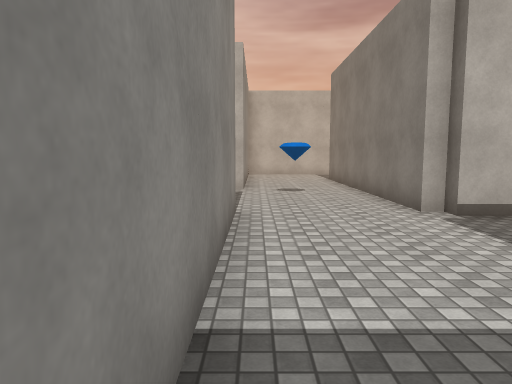
[1] (above)

24 first-person views from a walk through a 3-D level made in the Unity game engine. The camera is 1.5 m above the floor, tilts 6° down and sees 70° across. The floor is counted in squares, 1.5 m on a side. Each view is taken from the middle of a square. On the plan, view 1 faces up. The plan holds only what a view shows up to about 13 squares ahead; the rest is blank. The place goes on beyond the plan. The player character is not drawn. Surface patterns are stand-ins for the level's own textures.

[2]
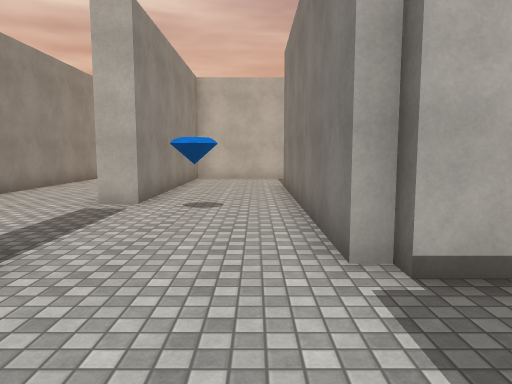

[3]
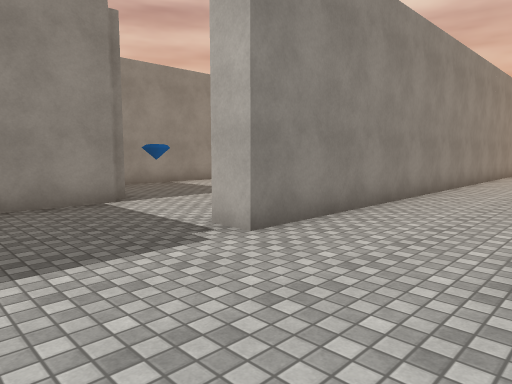

[4]
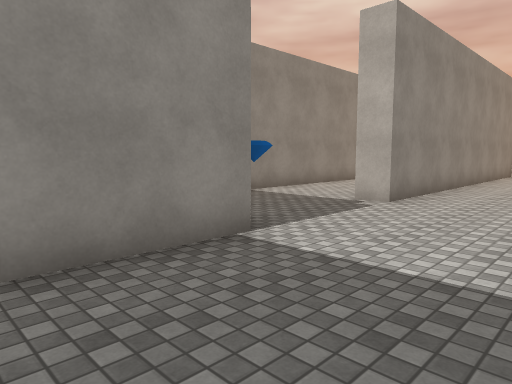

[5]
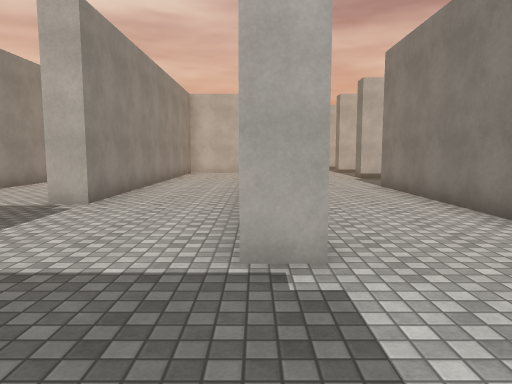

[6]
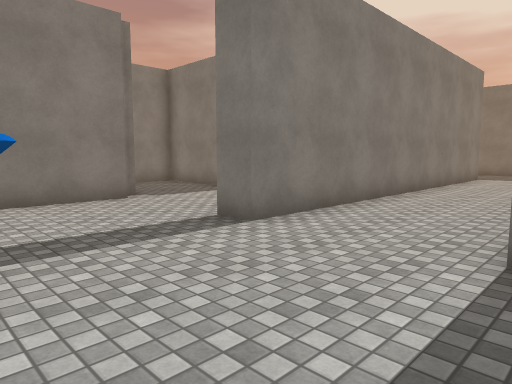

[7]
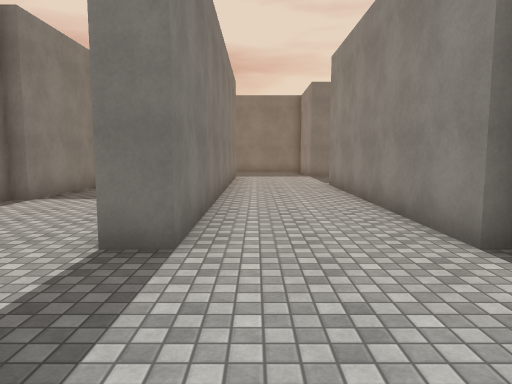

[8]
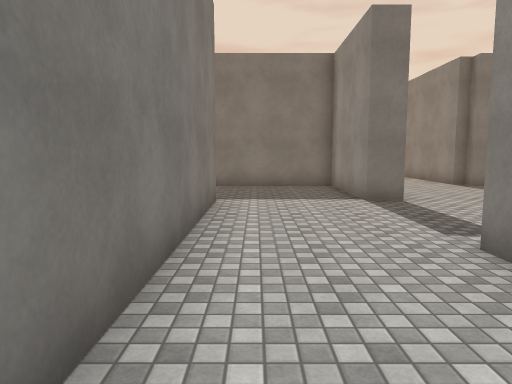

[9]
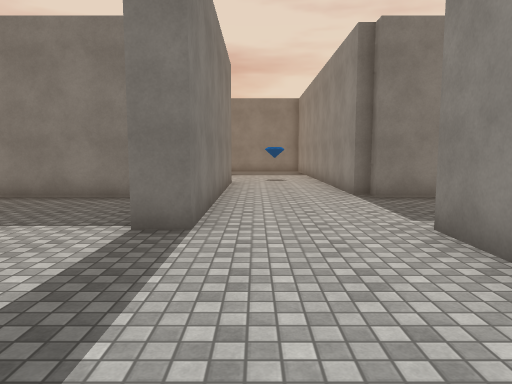

[10]
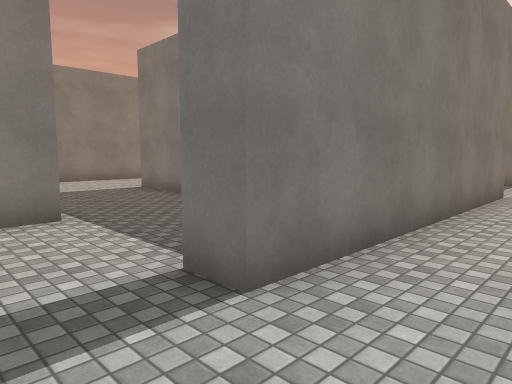

[11]
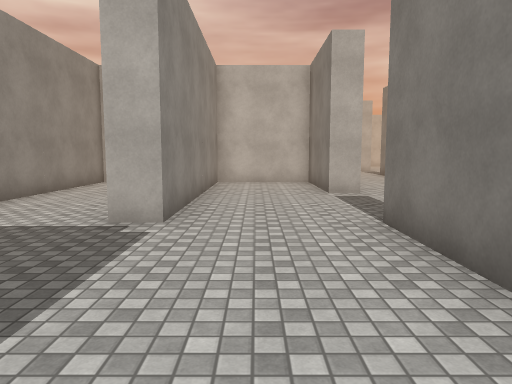

[12]
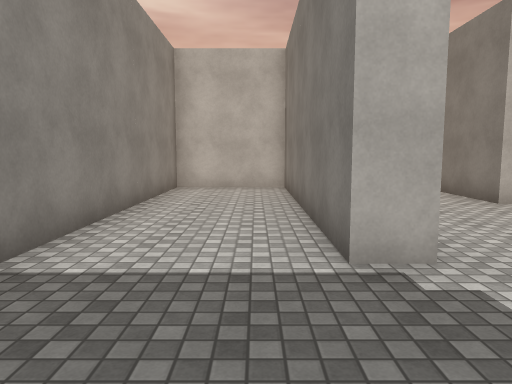

[13]
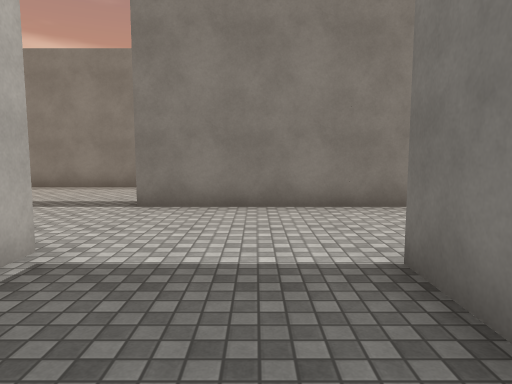

[14]
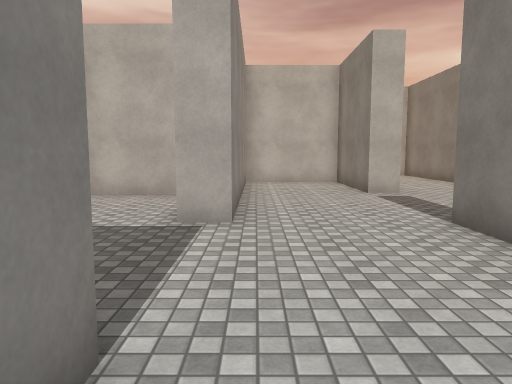

[15]
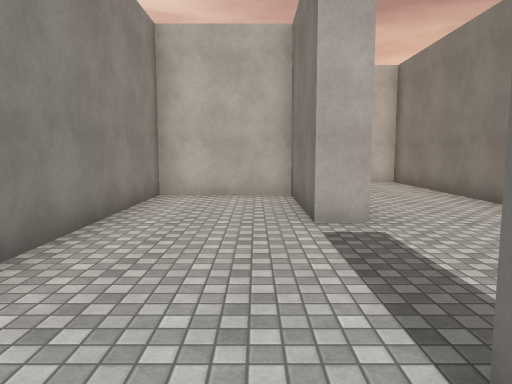

[16]
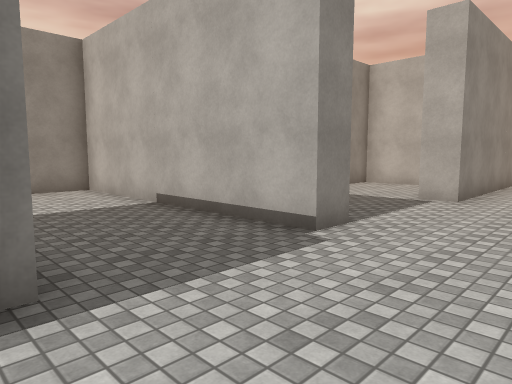

[17]
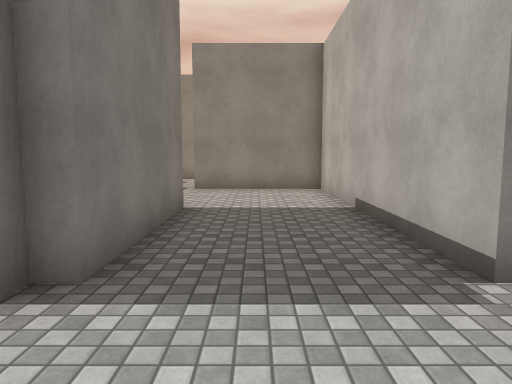

[18]
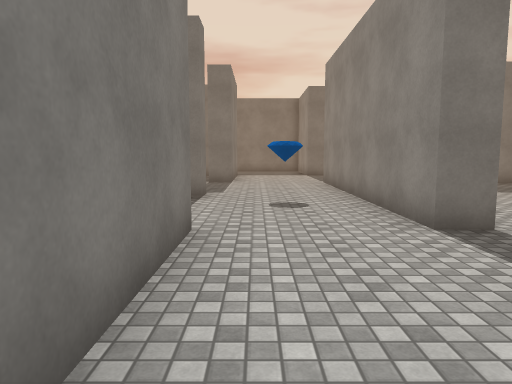

[19]
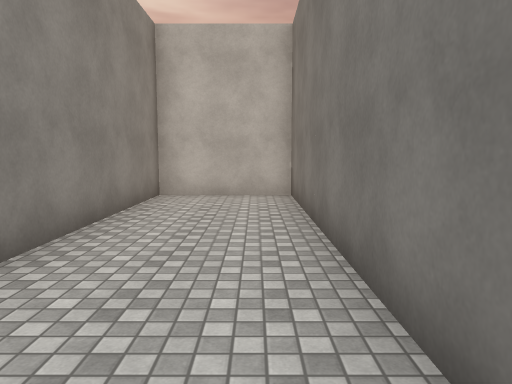

[20]
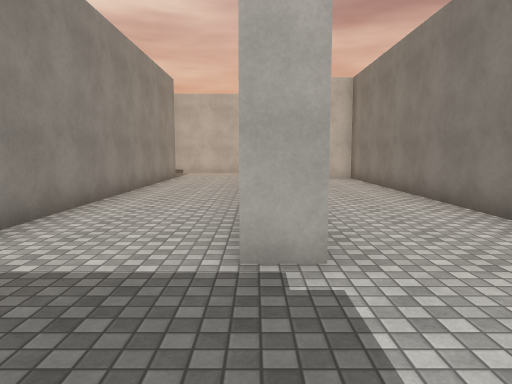

[21]
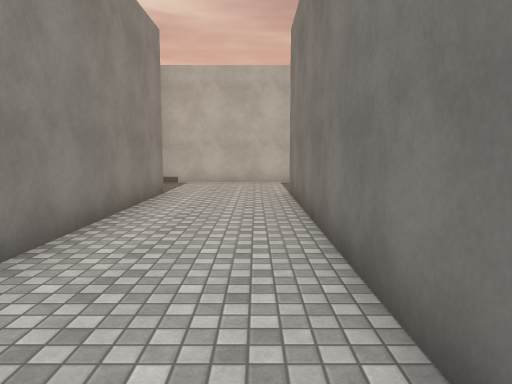

[22]
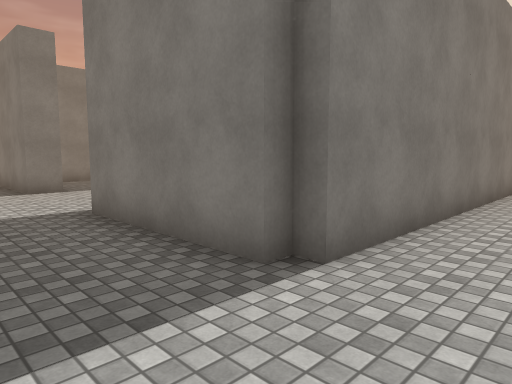

[23]
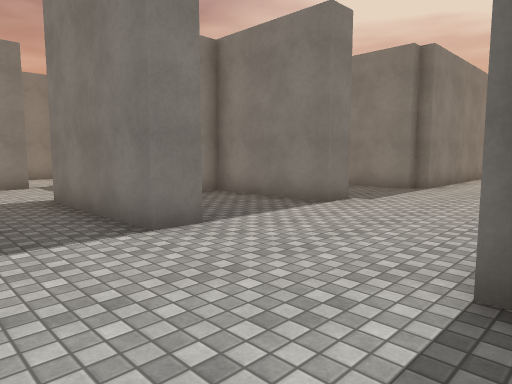

[24]
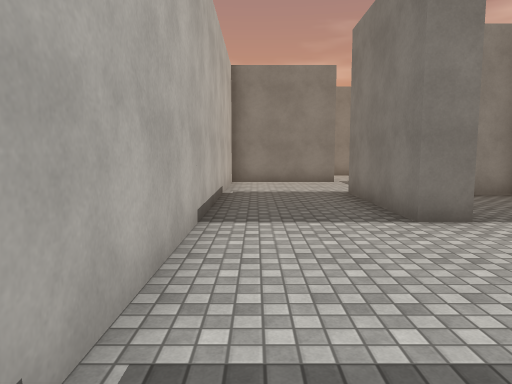

### Floor plan
Points are (right, up) in squares from view 1. A wall is a line through its corners. A room is listed if a view was taken in it or the views show most of it. See-through windows are left out.
Room 1 (views 1, 2, 3, 4, 5, 6, 7, 8, 9, 10, 11, 12, 13, 14, 15, 16, 17, 18, 19, 20, 21, 22, 23, 24)
walls: (-1.2, 12.4) (-1.2, 18.2) (-0.8, 18.2) (-0.8, 18.6) (1.2, 18.6); (4.2, 5.8) (3.3, 5.8) (3.3, 6.2) (2.8, 6.2) (2.8, 14.1); (-4.8, 6.2) (-4.3, 6.2) (-4.3, -1.8) (-5.1, -1.8) (-5.1, 1.8) (-8.3, 1.8) (-8.3, -5.8) (-9.1, -5.8) (-9.1, 1.8) (-12.3, 1.8) (-12.3, -5.8); (4.1, 2.6) (6.1, 2.6); (-0.3, 16) (-0.3, 10.3) (-1.2, 10.3); (6.9, 3.2) (6.9, 4.1); (-8.3, 10.4) (-8.3, 7.5); (2.8, -1.1) (2.8, 2.3) (3.2, 2.3); (-5.1, 16.4) (-5.1, 24); (2.1, -2.1) (-0.3, -2.1) (-0.3, -3.4); (7.8, -1.8) (6.9, -1.8) (6.9, 1.8) (3.7, 1.8) (3.7, -5.8) (2.8, -5.8); (-9.1, 18.1) (-9.1, 26.2) (-8.8, 26.2) (-8.8, 26.6) (-4.8, 26.6); (-0.8, 21.8) (-0.8, 22.6) (2.8, 22.6) (2.8, 24.8); (-1.2, -5.9) (-1.2, 6.2) (-0.3, 6.2) (-0.3, 0.4); (-4.3, 22.1) (-4.3, 10.3) (-5.2, 10.3); (-8.3, 22.1) (-8.3, 14.3) (-9.2, 14.3); (10.9, -5.8) (10.9, 5.8) (7.7, 5.8) (7.7, 0.2); (-0.8, 25.8) (-0.8, 26.6) (3.2, 26.6); (6.9, 26.1) (6.9, 29.8) (-4.9, 29.8); (6.9, -10.9) (6.9, -5.8) (7.7, -5.8) (7.7, -13.8); (-10.2, -9.4) (-8.8, -9.4) (-8.8, -9.7) (-8.3, -9.7) (-8.3, -14.1); (-0.8, -13.3) (3.3, -13.3) (3.3, -13.8); (-12.3, 26.2) (-12.3, 12.2); (-5.1, -13.8) (-5.1, -5.8) (-4.3, -5.8) (-4.3, -9.4) (3.3, -9.4) (3.3, -10.1) (-4.3, -10.1) (-4.3, -13.8); (-8.8, 29.8) (-13.4, 29.8); (10.8, -13.7) (11.5, -13.7)

Where each view was taken, in squares from view 1:
view 1: 0 up, 0 right, facing up
view 2: 3 up, 2 right, facing up
view 3: 7 up, 1 left, facing up-left
view 4: 7 up, 5 left, facing up-left
view 5: 7 up, 5 left, facing up
view 6: 10 up, 5 left, facing down-right
view 7: 10 up, 2 left, facing down
view 8: 2 up, 2 left, facing down
view 9: 1 down, 6 left, facing down
view 10: 4 down, 7 left, facing down-right
view 11: 11 down, 7 left, facing up
view 12: 9 down, 10 left, facing up
view 13: 8 down, 0 right, facing right
view 14: 11 down, 4 right, facing up
view 15: 7 down, 6 right, facing up
view 16: 14 down, 6 right, facing up-left
view 17: 12 down, 6 right, facing left
view 18: 1 down, 10 right, facing down
view 19: 3 down, 10 right, facing up
view 20: 11 up, 9 left, facing up
view 21: 17 up, 10 left, facing up
view 22: 29 up, 11 left, facing down-right
view 23: 29 up, 5 left, facing down-right
view 24: 29 up, 6 left, facing right
